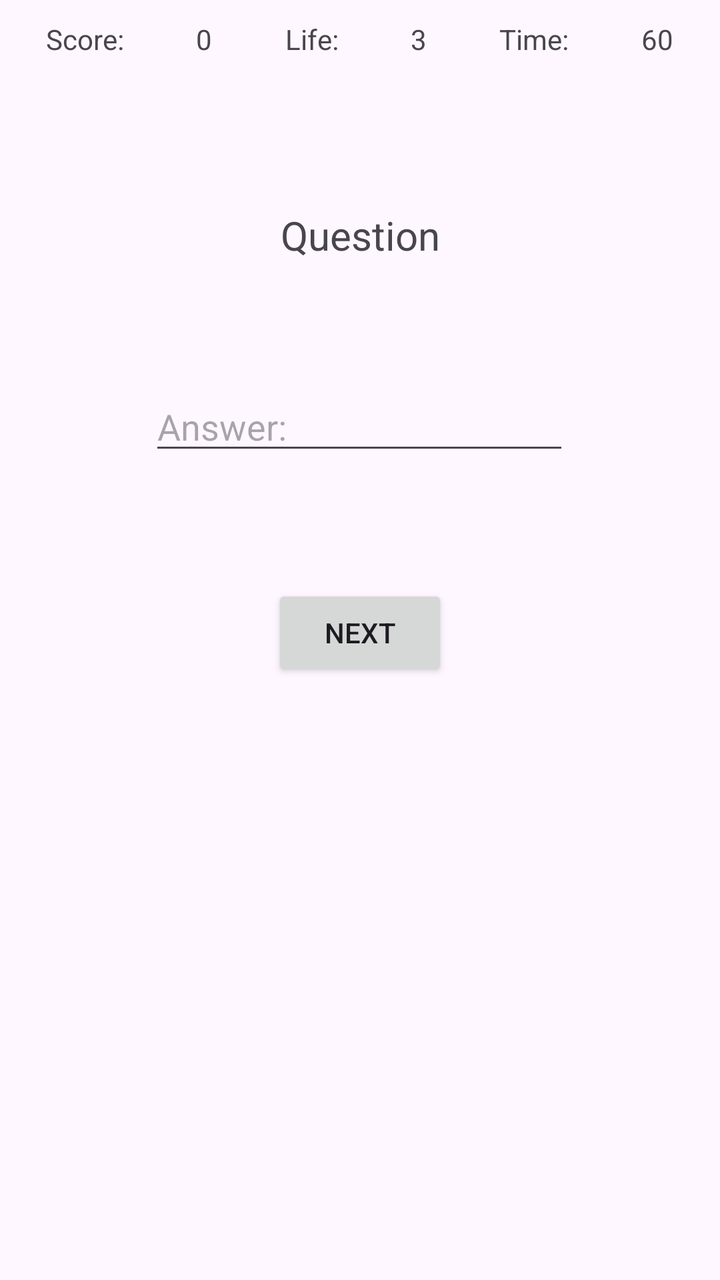
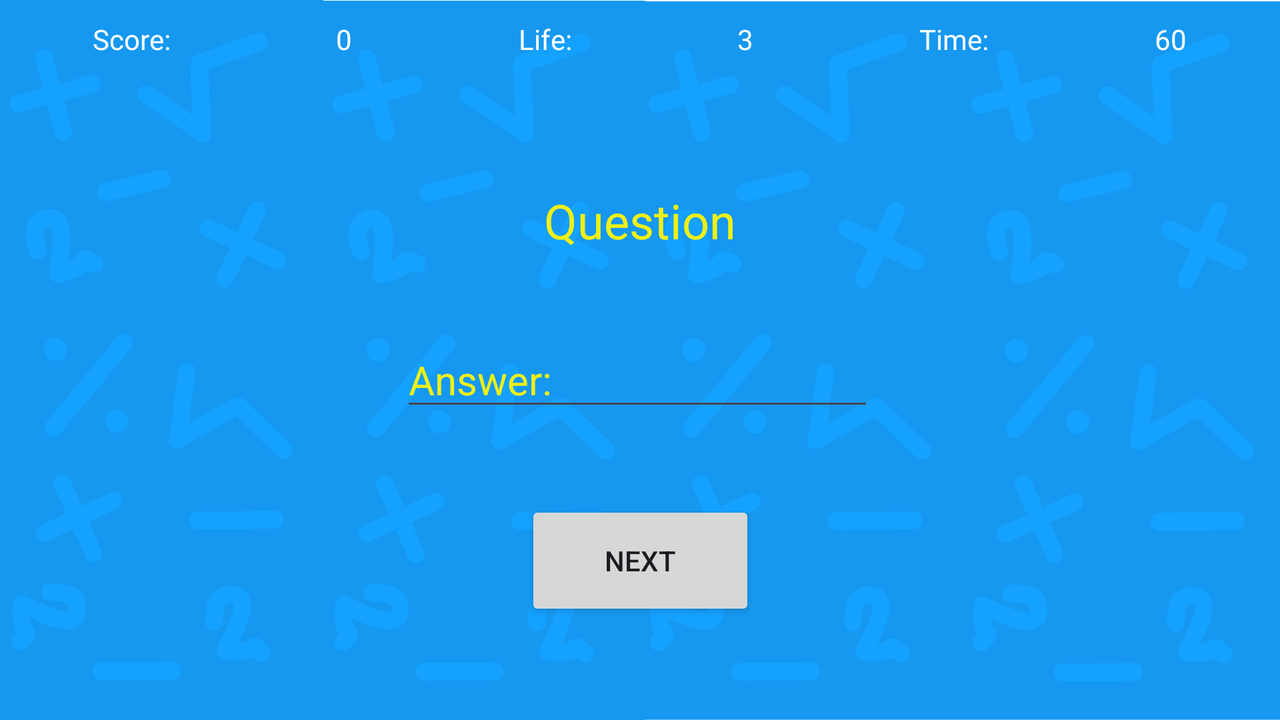

An Android layout and its configuration variant, each rendered on a device that would load it. The default file and the variant file are quoted in full after the pictures.
<!-- AndroidManifest.xml: application theme Theme.RootsAndSquaresMathematics -->
<!-- res/layout/activity_game.xml -->
<?xml version="1.0" encoding="utf-8"?>
<androidx.constraintlayout.widget.ConstraintLayout xmlns:android="http://schemas.android.com/apk/res/android"
    xmlns:app="http://schemas.android.com/apk/res-auto"
    xmlns:tools="http://schemas.android.com/tools"
    android:id="@+id/main"
    android:layout_width="match_parent"
    android:layout_height="match_parent"
    tools:context=".GameActivity">

    <LinearLayout
        android:id="@+id/linearLayout"
        android:layout_width="match_parent"
        android:layout_height="wrap_content"
        android:layout_margin="5dp"
        android:foregroundGravity="center"
        android:orientation="horizontal"
        app:layout_constraintEnd_toEndOf="parent"
        app:layout_constraintStart_toStartOf="parent"
        app:layout_constraintTop_toTopOf="parent">

        <TextView
            android:id="@+id/textView3"
            android:layout_width="wrap_content"
            android:layout_height="wrap_content"
            android:layout_margin="5dp"
            android:layout_weight="1"
            android:gravity="center_horizontal"
            android:text="@string/score" />

        <TextView
            android:id="@+id/textView4"
            android:layout_width="wrap_content"
            android:layout_height="wrap_content"
            android:layout_margin="5dp"
            android:layout_weight="1"
            android:gravity="center_horizontal"
            android:text="0" />

        <TextView
            android:id="@+id/textView5"
            android:layout_width="wrap_content"
            android:layout_height="wrap_content"
            android:layout_margin="5dp"
            android:layout_weight="1"
            android:gravity="center_horizontal"
            android:text="@string/life" />

        <TextView
            android:id="@+id/textView6"
            android:layout_width="wrap_content"
            android:layout_height="wrap_content"
            android:layout_margin="5dp"
            android:layout_weight="1"
            android:gravity="center_horizontal"
            android:text="3" />

        <TextView
            android:id="@+id/textView7"
            android:layout_width="wrap_content"
            android:layout_height="wrap_content"
            android:layout_margin="5dp"
            android:layout_weight="1"
            android:gravity="center_horizontal"
            android:text="@string/time" />

        <TextView
            android:id="@+id/textView8"
            android:layout_width="wrap_content"
            android:layout_height="wrap_content"
            android:layout_margin="5dp"
            android:layout_weight="1"
            android:gravity="center_horizontal"
            android:text="60" />
    </LinearLayout>

    <TextView
        android:id="@+id/textView9"
        android:layout_width="wrap_content"
        android:layout_height="wrap_content"
        android:layout_marginTop="70dp"
        android:text="Question"
        android:textSize="20sp"
        app:layout_constraintEnd_toEndOf="parent"
        app:layout_constraintStart_toStartOf="parent"
        app:layout_constraintTop_toBottomOf="@+id/linearLayout" />

    <EditText
        android:id="@+id/editTextNumber2"
        android:layout_width="wrap_content"
        android:layout_height="wrap_content"
        android:layout_marginTop="60dp"
        android:ems="10"
        android:hint="@string/answer"
        android:inputType="number"
        app:layout_constraintEnd_toEndOf="parent"
        app:layout_constraintHorizontal_bias="0.497"
        app:layout_constraintStart_toStartOf="parent"
        app:layout_constraintTop_toBottomOf="@+id/textView9" />

    <Button
        android:id="@+id/button"
        android:layout_width="wrap_content"
        android:layout_height="wrap_content"
        android:layout_marginTop="60dp"
        android:text="@string/next"
        app:layout_constraintEnd_toEndOf="parent"
        app:layout_constraintStart_toStartOf="parent"
        app:layout_constraintTop_toBottomOf="@+id/editTextNumber2" />
</androidx.constraintlayout.widget.ConstraintLayout>
<!-- resources referenced by this layout -->
<resources>
  <string name="answer">Answer:</string>
  <string name="life">Life:</string>
  <string name="next">NEXT</string>
  <string name="score">Score:</string>
  <string name="time">Time:</string>
  <style name="Theme.RootsAndSquaresMathematics" parent="Base.Theme.RootsAndSquaresMathematics" />
  <style name="Base.Theme.RootsAndSquaresMathematics" parent="Theme.Material3.DayNight.NoActionBar">
          
          
          <item name="colorPrimary">@color/yellow</item>
          <item name="colorPrimaryVariant">@color/yellow</item>
          <item name="colorOnPrimary">@color/black</item>
      </style>
  <color name="yellow">#F0F016</color>
  <color name="black">#FF000000</color>
</resources>
<!-- res/layout-land/activity_game.xml (the author's variant of the layout above) -->
<!-- drawn on the phone turned sideways -->
<?xml version="1.0" encoding="utf-8"?>
<androidx.constraintlayout.widget.ConstraintLayout xmlns:android="http://schemas.android.com/apk/res/android"
    xmlns:app="http://schemas.android.com/apk/res-auto"
    xmlns:tools="http://schemas.android.com/tools"
    android:id="@+id/main"
    android:layout_width="match_parent"
    android:layout_height="match_parent"
    android:background="@drawable/background2"
    tools:context=".GameActivity">

    <LinearLayout
        android:id="@+id/linearLayout"
        android:layout_width="match_parent"
        android:layout_height="wrap_content"
        android:layout_margin="5dp"
        android:foregroundGravity="center"
        android:orientation="horizontal"
        app:layout_constraintEnd_toEndOf="parent"
        app:layout_constraintStart_toStartOf="parent"
        app:layout_constraintTop_toTopOf="parent">

        <TextView
            android:id="@+id/textView3"
            android:layout_width="wrap_content"
            android:layout_height="wrap_content"
            android:layout_margin="5dp"
            android:layout_weight="1"
            android:gravity="center_horizontal"
            android:text="@string/score"
            android:textColor="@color/white" />

        <TextView
            android:id="@+id/textViewScore"
            android:layout_width="wrap_content"
            android:layout_height="wrap_content"
            android:layout_margin="5dp"
            android:layout_weight="1"
            android:gravity="center_horizontal"
            android:text="0"
            android:textColor="@color/white" />

        <TextView
            android:id="@+id/textView5"
            android:layout_width="wrap_content"
            android:layout_height="wrap_content"
            android:layout_margin="5dp"
            android:layout_weight="1"
            android:gravity="center_horizontal"
            android:text="@string/life"
            android:textColor="@color/white" />

        <TextView
            android:id="@+id/textViewLife"
            android:layout_width="wrap_content"
            android:layout_height="wrap_content"
            android:layout_margin="5dp"
            android:layout_weight="1"
            android:gravity="center_horizontal"
            android:text="3"
            android:textColor="@color/white" />

        <TextView
            android:id="@+id/textView7"
            android:layout_width="wrap_content"
            android:layout_height="wrap_content"
            android:layout_margin="5dp"
            android:layout_weight="1"
            android:gravity="center_horizontal"
            android:text="@string/time"
            android:textColor="@color/white" />

        <TextView
            android:id="@+id/textViewTime"
            android:layout_width="wrap_content"
            android:layout_height="wrap_content"
            android:layout_margin="5dp"
            android:layout_weight="1"
            android:gravity="center_horizontal"
            android:text="60"
            android:textColor="@color/white" />
    </LinearLayout>

    <TextView
        android:id="@+id/textViewQuestion"
        android:layout_width="wrap_content"
        android:layout_height="wrap_content"
        android:layout_marginTop="60dp"
        android:text="Question"
        android:textColor="@color/yellow"
        android:textSize="24sp"
        app:layout_constraintEnd_toEndOf="parent"
        app:layout_constraintStart_toStartOf="parent"
        app:layout_constraintTop_toBottomOf="@+id/linearLayout" />

    <TextView
        android:id="@+id/textViewCorrect"
        android:layout_width="0dp"
        android:layout_height="0dp"
        android:background="@color/correct"
        app:layout_constraintBottom_toBottomOf="@+id/editTextNumberAnswer"
        app:layout_constraintEnd_toEndOf="@+id/editTextNumberAnswer"
        app:layout_constraintStart_toStartOf="@+id/editTextNumberAnswer"
        app:layout_constraintTop_toTopOf="@+id/editTextNumberAnswer" />

    <EditText
        android:id="@+id/editTextNumberAnswer"
        android:layout_width="wrap_content"
        android:layout_height="wrap_content"
        android:layout_marginTop="40dp"
        android:ems="10"
        android:hint="@string/answer"
        android:inputType="number"
        android:textColor="@color/yellow"
        android:textColorHint="@color/yellow"
        android:textSize="20sp"
        app:layout_constraintEnd_toEndOf="parent"
        app:layout_constraintHorizontal_bias="0.497"
        app:layout_constraintStart_toStartOf="parent"
        app:layout_constraintTop_toBottomOf="@+id/textViewQuestion" />

    <Button
        android:id="@+id/buttonNext"
        android:layout_width="115dp"
        android:layout_height="60dp"
        android:layout_marginTop="40dp"
        android:text="@string/next"
        app:layout_constraintEnd_toEndOf="parent"
        app:layout_constraintStart_toStartOf="parent"
        app:layout_constraintTop_toBottomOf="@+id/editTextNumberAnswer" />

</androidx.constraintlayout.widget.ConstraintLayout>
<!-- resources referenced by the variant -->
<!-- as the phone turned sideways resolves them -->
<resources>
  <color name="white">#FFFFFFFF</color>
  <color name="yellow">#F0F016</color>
  <!-- drawable background2: png bitmap (drawable, 241347 bytes) -->
  <string name="answer">Answer:</string>
  <string name="life">Life:</string>
  <string name="next">NEXT</string>
  <string name="score">Score:</string>
  <string name="time">Time:</string>
  <style name="Theme.RootsAndSquaresMathematics" parent="Base.Theme.RootsAndSquaresMathematics" />
  <style name="Base.Theme.RootsAndSquaresMathematics" parent="Theme.Material3.DayNight.NoActionBar">
          
          
          <item name="colorPrimary">@color/yellow</item>
          <item name="colorPrimaryVariant">@color/yellow</item>
          <item name="colorOnPrimary">@color/black</item>
      </style>
  <color name="black">#FF000000</color>
</resources>
